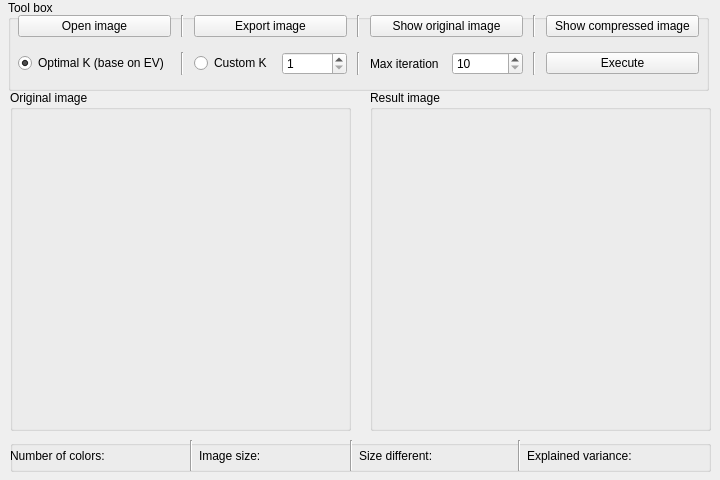
<?xml version="1.0" encoding="UTF-8"?>
<ui version="4.0">
 <class>MainWindow</class>
 <widget class="QMainWindow" name="MainWindow">
  <property name="geometry">
   <rect>
    <x>0</x>
    <y>0</y>
    <width>720</width>
    <height>480</height>
   </rect>
  </property>
  <property name="sizePolicy">
   <sizepolicy hsizetype="Fixed" vsizetype="Fixed">
    <horstretch>0</horstretch>
    <verstretch>0</verstretch>
   </sizepolicy>
  </property>
  <property name="minimumSize">
   <size>
    <width>720</width>
    <height>480</height>
   </size>
  </property>
  <property name="maximumSize">
   <size>
    <width>720</width>
    <height>480</height>
   </size>
  </property>
  <property name="windowTitle">
   <string>Compress image using K-Means Clustering</string>
  </property>
  <property name="locale">
   <locale language="Vietnamese" country="Vietnam"/>
  </property>
  <property name="toolButtonStyle">
   <enum>Qt::ToolButtonIconOnly</enum>
  </property>
  <property name="documentMode">
   <bool>false</bool>
  </property>
  <property name="dockNestingEnabled">
   <bool>false</bool>
  </property>
  <widget class="QWidget" name="centralwidget">
   <widget class="QGroupBox" name="boxTool">
    <property name="geometry">
     <rect>
      <x>8</x>
      <y>0</y>
      <width>701</width>
      <height>91</height>
     </rect>
    </property>
    <property name="title">
     <string>Tool box</string>
    </property>
    <widget class="QWidget" name="gridLayoutWidget">
     <property name="geometry">
      <rect>
       <x>0</x>
       <y>10</y>
       <width>701</width>
       <height>72</height>
      </rect>
     </property>
     <layout class="QGridLayout" name="lytToolBox">
      <property name="leftMargin">
       <number>10</number>
      </property>
      <property name="rightMargin">
       <number>10</number>
      </property>
      <property name="spacing">
       <number>10</number>
      </property>
      <item row="2" column="4">
       <layout class="QHBoxLayout" name="lytMaxIter">
        <item>
         <widget class="QLabel" name="lblMaxIter">
          <property name="text">
           <string>Max iteration</string>
          </property>
         </widget>
        </item>
        <item>
         <widget class="QSpinBox" name="spinMaxIter">
          <property name="sizePolicy">
           <sizepolicy hsizetype="Minimum" vsizetype="Fixed">
            <horstretch>0</horstretch>
            <verstretch>0</verstretch>
           </sizepolicy>
          </property>
          <property name="minimum">
           <number>10</number>
          </property>
         </widget>
        </item>
       </layout>
      </item>
      <item row="1" column="3">
       <widget class="Line" name="line2">
        <property name="orientation">
         <enum>Qt::Vertical</enum>
        </property>
       </widget>
      </item>
      <item row="2" column="1">
       <widget class="Line" name="line4">
        <property name="orientation">
         <enum>Qt::Vertical</enum>
        </property>
       </widget>
      </item>
      <item row="2" column="3">
       <widget class="Line" name="line5">
        <property name="orientation">
         <enum>Qt::Vertical</enum>
        </property>
       </widget>
      </item>
      <item row="1" column="0">
       <widget class="QPushButton" name="btnOpen">
        <property name="text">
         <string>Open image</string>
        </property>
       </widget>
      </item>
      <item row="1" column="1">
       <widget class="Line" name="line1">
        <property name="orientation">
         <enum>Qt::Vertical</enum>
        </property>
       </widget>
      </item>
      <item row="2" column="2">
       <layout class="QHBoxLayout" name="lytCustomK">
        <item>
         <widget class="QRadioButton" name="radioCustomK">
          <property name="text">
           <string>Custom K</string>
          </property>
          <property name="checked">
           <bool>false</bool>
          </property>
         </widget>
        </item>
        <item>
         <widget class="QSpinBox" name="spinCustomK">
          <property name="minimum">
           <number>1</number>
          </property>
         </widget>
        </item>
       </layout>
      </item>
      <item row="2" column="0">
       <widget class="QRadioButton" name="radioElbow">
        <property name="enabled">
         <bool>true</bool>
        </property>
        <property name="text">
         <string>Optimal K (base on EV)</string>
        </property>
        <property name="checked">
         <bool>true</bool>
        </property>
       </widget>
      </item>
      <item row="1" column="2">
       <widget class="QPushButton" name="btnExport">
        <property name="text">
         <string>Export image</string>
        </property>
       </widget>
      </item>
      <item row="1" column="5">
       <widget class="Line" name="line3">
        <property name="orientation">
         <enum>Qt::Vertical</enum>
        </property>
       </widget>
      </item>
      <item row="2" column="6">
       <widget class="QPushButton" name="btnExecute">
        <property name="text">
         <string>Execute</string>
        </property>
       </widget>
      </item>
      <item row="2" column="5">
       <widget class="Line" name="line6">
        <property name="orientation">
         <enum>Qt::Vertical</enum>
        </property>
       </widget>
      </item>
      <item row="1" column="6">
       <widget class="QPushButton" name="btnShowRes">
        <property name="text">
         <string>Show compressed image</string>
        </property>
       </widget>
      </item>
      <item row="1" column="4">
       <widget class="QPushButton" name="btnShowOri">
        <property name="text">
         <string>Show original image</string>
        </property>
       </widget>
      </item>
     </layout>
    </widget>
   </widget>
   <widget class="QWidget" name="horizontalLayoutWidget">
    <property name="geometry">
     <rect>
      <x>10</x>
      <y>90</y>
      <width>701</width>
      <height>341</height>
     </rect>
    </property>
    <layout class="QHBoxLayout" name="lytDisplay">
     <property name="spacing">
      <number>19</number>
     </property>
     <item>
      <widget class="QGroupBox" name="boxOri">
       <property name="title">
        <string>Original image</string>
       </property>
       <widget class="QLabel" name="lblOri">
        <property name="geometry">
         <rect>
          <x>10</x>
          <y>20</y>
          <width>321</width>
          <height>310</height>
         </rect>
        </property>
        <property name="text">
         <string/>
        </property>
        <property name="alignment">
         <set>Qt::AlignCenter</set>
        </property>
       </widget>
      </widget>
     </item>
     <item>
      <widget class="QGroupBox" name="boxRes">
       <property name="title">
        <string>Result image</string>
       </property>
       <widget class="QLabel" name="lblRes">
        <property name="geometry">
         <rect>
          <x>10</x>
          <y>20</y>
          <width>321</width>
          <height>310</height>
         </rect>
        </property>
        <property name="text">
         <string/>
        </property>
        <property name="alignment">
         <set>Qt::AlignCenter</set>
        </property>
       </widget>
      </widget>
     </item>
    </layout>
   </widget>
   <widget class="QGroupBox" name="boxInfo">
    <property name="geometry">
     <rect>
      <x>10</x>
      <y>440</y>
      <width>701</width>
      <height>32</height>
     </rect>
    </property>
    <property name="title">
     <string/>
    </property>
    <widget class="QWidget" name="horizontalLayoutWidget_2">
     <property name="geometry">
      <rect>
       <x>0</x>
       <y>0</y>
       <width>701</width>
       <height>31</height>
      </rect>
     </property>
     <layout class="QHBoxLayout" name="lytInfo">
      <item>
       <widget class="QLabel" name="lblK">
        <property name="text">
         <string>Number of colors: </string>
        </property>
       </widget>
      </item>
      <item>
       <widget class="QLabel" name="lblResK">
        <property name="text">
         <string/>
        </property>
       </widget>
      </item>
      <item>
       <widget class="Line" name="line7">
        <property name="orientation">
         <enum>Qt::Vertical</enum>
        </property>
       </widget>
      </item>
      <item>
       <widget class="QLabel" name="lblSize">
        <property name="text">
         <string>Image size: </string>
        </property>
       </widget>
      </item>
      <item>
       <widget class="QLabel" name="lblResSize">
        <property name="text">
         <string/>
        </property>
       </widget>
      </item>
      <item>
       <widget class="Line" name="line8">
        <property name="orientation">
         <enum>Qt::Vertical</enum>
        </property>
       </widget>
      </item>
      <item>
       <widget class="QLabel" name="lblReduce">
        <property name="text">
         <string>Size different: </string>
        </property>
       </widget>
      </item>
      <item>
       <widget class="QLabel" name="lblResReduce">
        <property name="text">
         <string/>
        </property>
       </widget>
      </item>
      <item>
       <widget class="Line" name="line9">
        <property name="orientation">
         <enum>Qt::Vertical</enum>
        </property>
       </widget>
      </item>
      <item>
       <widget class="QLabel" name="lblPercent">
        <property name="text">
         <string>Explained variance: </string>
        </property>
       </widget>
      </item>
      <item>
       <widget class="QLabel" name="lblResPercent">
        <property name="text">
         <string/>
        </property>
       </widget>
      </item>
     </layout>
    </widget>
   </widget>
  </widget>
 </widget>
 <resources/>
 <connections/>
</ui>
